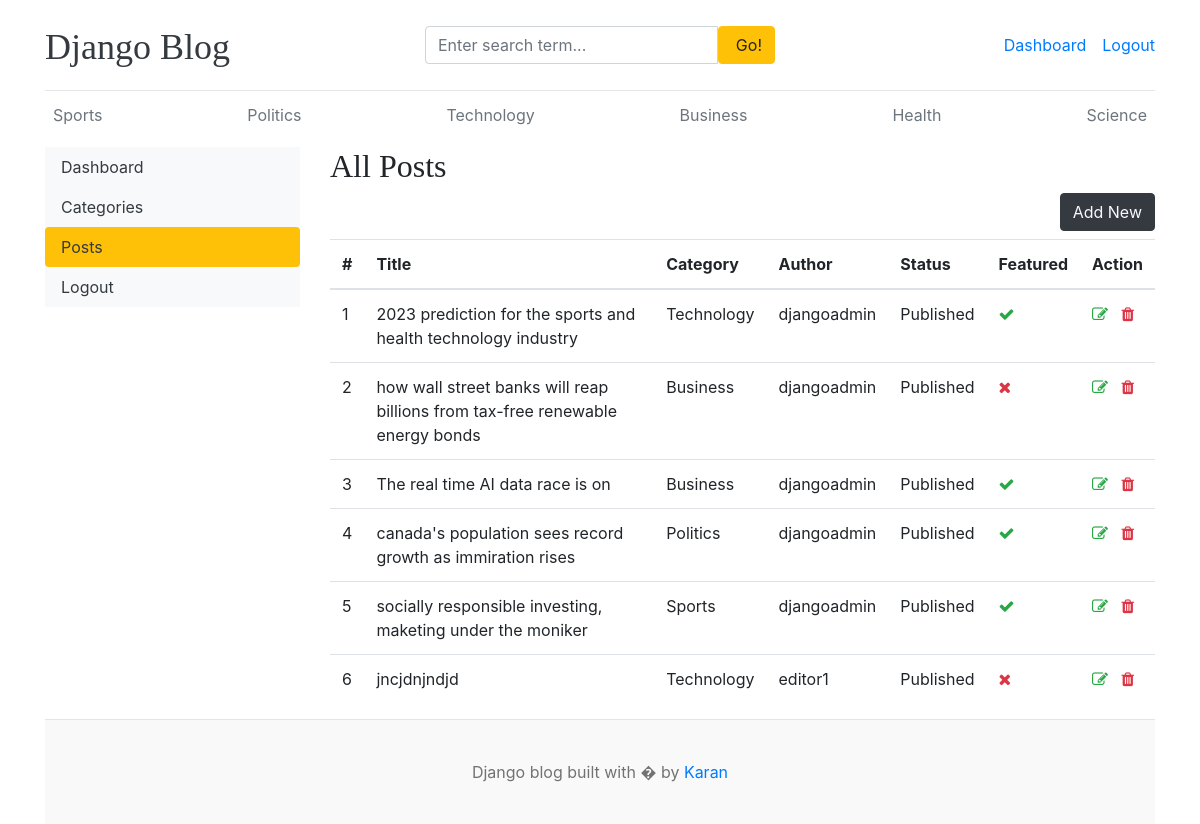
The app's page /dashboard/posts/ (signed in), older data.
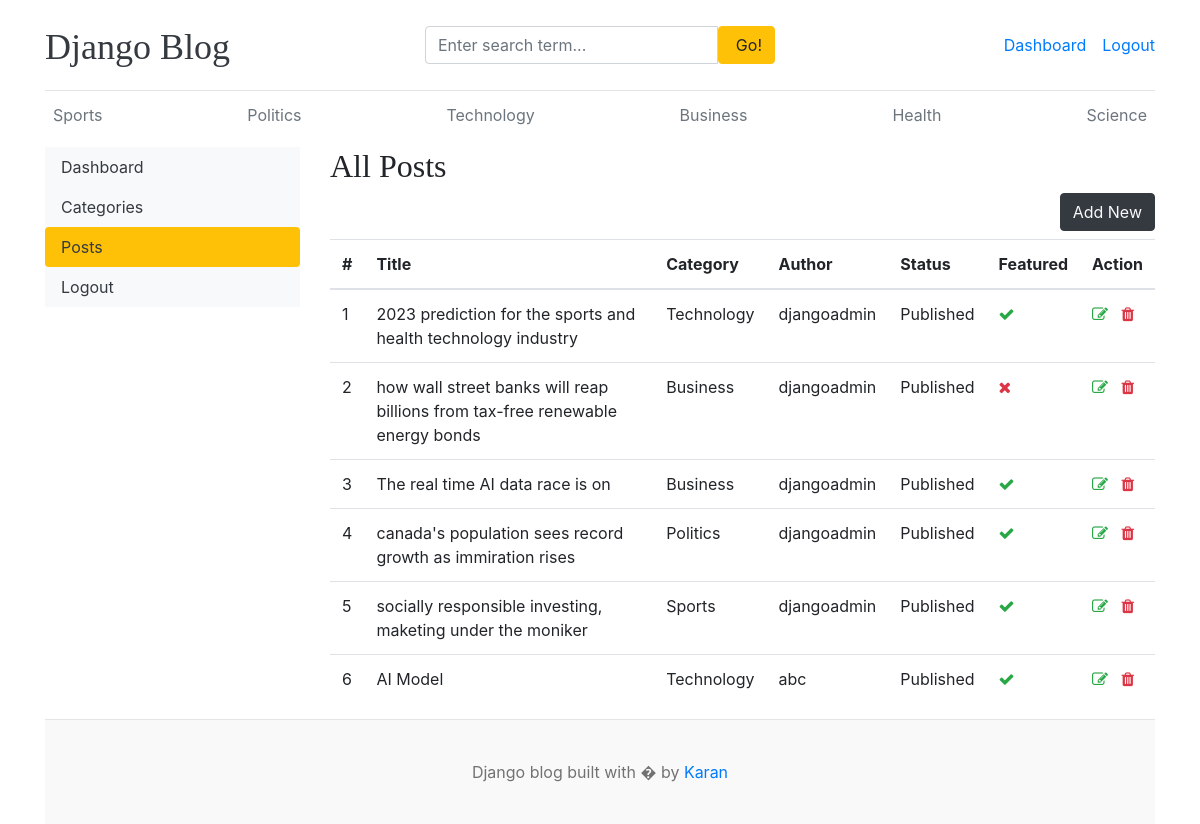
The same page, newer data.
### blogs/models.py (models this page shows, shortened)
class Category(models.Model):
    category_name = models.CharField(max_length=50, unique=True)
    created_at = models.DateTimeField(auto_now_add=True)
    updated_at = models.DateTimeField(auto_now=True)
    class Meta:
        verbose_name_plural = 'categories'
    def __str__(self):
        return self.category_name

class Blog(models.Model):
    title = models.CharField(max_length=100)
    slug = models.SlugField(max_length=150, unique=True, blank=True)
    category = models.ForeignKey(Category, on_delete=models.CASCADE)
    author = models.ForeignKey(User, on_delete=models.CASCADE)
    featured_image = models.ImageField(upload_to='uploads/%Y/%m/%d')
    short_description = models.TextField(max_length=500)
    blog_body = models.TextField(max_length=2000)
    status = models.CharField(max_length=20, choices=STATUS_CHOICES, default="Draft")
    is_featured = models.BooleanField(default=False)
    created_at = models.DateTimeField(auto_now_add=True)
    updated_at = models.DateTimeField(auto_now=True)

### dashboards/views.py (the view)
# urls.py: path('posts/', views.posts, name='posts'),
@login_required(login_url='login')
def posts(request):
    posts = Blog.objects.all()
    context = {
        'posts': posts,
    }
    return render(request, 'dashboard/posts.html', context)

### blogs/context_processors.py (called while the page is built)
def get_categories(request):
    categories = Category.objects.all()
    return dict(categories=categories)

def get_social_links(request):
    social_links = SocialLink.objects.all()
    return dict(social_links=social_links)

### templates/dashboard/posts.html (shortened to what this page needs)
{% extends "base.html" %}
{% block content %}
<div class="row">
    {% include "dashboard/sidebar.html" %}
    <div class="col-md-9">
        <h2>All Posts</h2>
        <a href="{% url 'add_post' %}" class="btn btn-dark text-light mb-2 float-right">Add New</a>
        <table class="table table-hover">
            <thead>
              <tr>
                <th>#</th>
                <th>Title</th>
                <th>Category</th>
                <th>Author</th>
                <th>Status</th>
                <th>Featured</th>
                <th>Action</th>
              </tr>
            </thead>
            <tbody>
              {% for post in posts %}
                <tr>
                    <td>{{forloop.counter}}</td>
                    <td>{{post.title}}</td>
                    <td>{{post.category}}</td>
                    <td>{{post.author}}</td>
                    <td>{{post.status}}</td>
                    <td>{% if post.is_featured %}<i class="fa fa-check text-success">{% else %}<i class="fa fa-times text-danger">{% endif %}</td>
                    <td>
                        <a href="{% url 'edit_post' post.id %}"><i class="fa fa-edit text-success"></i></a>
                        <a href="{% url 'delete_post' post.id %}"><i class="fa fa-trash text-danger"></i></a>
                    </td>
                </tr>
              {% endfor %}
            </tbody>
          </table>
    </div>
</div>
{% endblock content %}

### templates/base.html (shortened to what this page needs)
{% load static %}
<!DOCTYPE html>
<html lang="en">
<head>
    <link href="https://getbootstrap.com/docs/4.0/dist/css/bootstrap.min.css" rel="stylesheet">
    <link rel="stylesheet" href="https://cdnjs.cloudflare.com/ajax/libs/font-awesome/4.7.0/css/font-awesome.min.css">
    <link href="{% static 'css/blog.css' %}" rel="stylesheet">
  </head>
<body>
    <div class="container">
      <header class="blog-header py-3">
        <div class="row flex-nowrap justify-content-between align-items-center">
          <div class="col-4 pt-1">
            <a class="blog-header-logo text-dark" href="/">Django Blog</a>
          </div>
          <div class="col-4">
            <form action="{% url 'search' %}" method="GET">
              <div class="input-group">
                <input class="form-control" type="text" name="keyword" placeholder="Enter search term..." aria-label="Enter search term..." aria-describedby="button-search" />
                <button type="submit" class="btn btn-warning" id="button-search" type="button"> &nbsp;Go!</button>
              </div>
            </form>
          </div>
          <div class="col-4 d-flex justify-content-end align-items-center">
            {% if not user.is_authenticated %}
            <a class="btn btn-sm btn-warning" href="{% url "login" %}">Login</a> &nbsp;
            <a class="btn btn-sm btn-outline-secondary" href="{% url "register" %}">Register</a>
            {% else %}
            <span><a href="{% url "dashboard" %}">Dashboard</a></span>
            <span><a href="{% url "logout" %}">Logout</a></span>
            {% endif %}
          </div>
        </div>
      </header>
      <div class="nav-scroller py-1 mb-2">
        <nav class="nav d-flex justify-content-between">
          {% for cat in categories %}
            <a class="p-2 text-muted" href="{% url "post_by_category" cat.id %}">{{cat.category_name}}</a>
          {% endfor %}
        </nav>
      </div>
      {% block content %}
      {% endblock content %}
  <footer class="blog-footer">
    <p>Django blog built with � by <a href="#">Karan</a></p>
  </footer>
  </body>
  </html>

Row changes from the older to the newer data that the page shows:
removed Blog: title "jncjdnjndjd", category "Technology", author "editor1", status "Published", is_featured False (drawn)
added Blog: title "AI Model", category "Technology", author "abc", status "Published", is_featured True (drawn)
